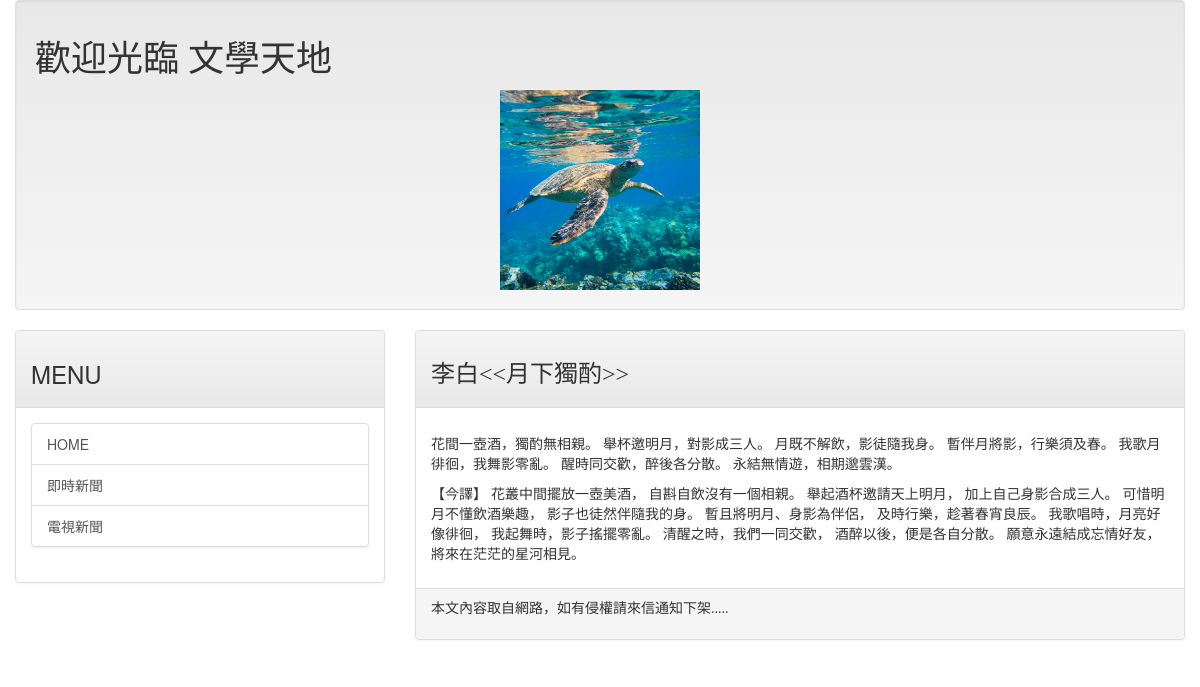
/post/poem004, run on the app's committed database.
### mainsite/models.py (models this page shows, shortened)
class Post(models.Model):
    title = models.CharField(max_length=200)
    slug = models.CharField(max_length=200)
    body = models.TextField(default="Hello! Please post your document here.")
    pub_date = models.DateTimeField(default=timezone.now)
    class Meta:
        ordering = ('-pub_date',)

### mainsite/views.py (the view)
# urls.py: url(r'^post/(\w+)$',showpost),
def showpost(request,slug):
    template = get_template('post.html')
    hoho = slug
    try:
        post = Post.objects.get(slug=slug)
        if post != None:
            html = template.render(locals())
            return HttpResponse(html)
    except:
        return redirect('/')

### templates/post.html (shortened to what this page needs)
{% extends 'base.html' %}
{% load markdown_deux_tags %}
{% block headmessage %}
<h3 style="font-family:微軟正黑體;">{{post.title}}</h3>
{% endblock %}
{% block content %}
<p style="font-family:微軟正黑體;font-size:12pt;letter-spacing:2pt;">
        {% if hoho == "html001" %}
        {{post.body | safe}}
        {% else %}
        {{post.body | markdown}}
        {% endif %}</p>
{% endblock %}

### data on the page
Post: title "李白<<月下獨酌>>", body "花間一壺酒，獨酌無相親。 舉杯邀明月，對影成三人。 月既不解飲，影徒隨我身。 暫伴月將影，行樂須及春。 我歌月徘徊，我舞影零亂。 醒時同交歡，醉後各分散。 永結無情遊，相期邈雲漢。 【今譯】 花叢中間擺放一壺美酒， 自斟自飲沒有一個相親。 舉起酒杯邀請天上明月， 加上自己身影合成三人。 可惜明月不懂飲酒樂趣， 影子也徒然伴隨我的身。 暫且將明月、身影為伴侶， 及時行樂，趁著春宵良辰。 我歌唱時，月亮好像徘徊， 我起舞時，影子搖擺零亂。 清醒之時，我們一同交歡， 酒醉以後，便是各自分散。 願意永遠結成忘情好友， 將來在茫茫的星河相見。"
